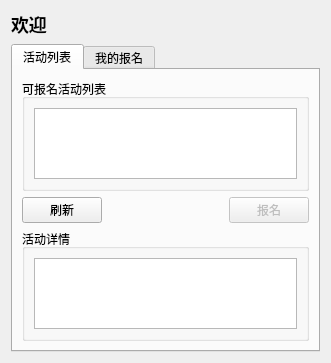
<?xml version="1.0" encoding="UTF-8"?>
<ui version="4.0">
 <class>StudentWidget</class>
 <widget class="QWidget" name="StudentWidget">
  <property name="geometry">
   <rect>
    <x>0</x>
    <y>0</y>
    <width>331</width>
    <height>297</height>
   </rect>
  </property>
  <property name="windowTitle">
   <string>校园活动管理系统 - 学生</string>
  </property>
  <layout class="QVBoxLayout" name="verticalLayout">
   <item>
    <widget class="QLabel" name="titleLabel">
     <property name="styleSheet">
      <string>font-size: 18px; font-weight: bold;</string>
     </property>
     <property name="text">
      <string>欢迎</string>
     </property>
    </widget>
   </item>
   <item>
    <widget class="QTabWidget" name="tabWidget">
     <property name="currentIndex">
      <number>0</number>
     </property>
     <widget class="QWidget" name="activityTab">
      <attribute name="title">
       <string>活动列表</string>
      </attribute>
      <layout class="QVBoxLayout" name="verticalLayout_2">
       <item>
        <widget class="QGroupBox" name="listGroup">
         <property name="title">
          <string>可报名活动列表</string>
         </property>
         <layout class="QVBoxLayout" name="verticalLayout_3">
          <item>
           <widget class="QTableView" name="activityTable">
            <property name="selectionMode">
             <enum>QAbstractItemView::SelectionMode::SingleSelection</enum>
            </property>
            <property name="selectionBehavior">
             <enum>QAbstractItemView::SelectionBehavior::SelectRows</enum>
            </property>
           </widget>
          </item>
         </layout>
        </widget>
       </item>
       <item>
        <layout class="QHBoxLayout" name="horizontalLayout">
         <item>
          <widget class="QPushButton" name="refreshButton">
           <property name="text">
            <string>刷新</string>
           </property>
          </widget>
         </item>
         <item>
          <spacer name="horizontalSpacer">
           <property name="orientation">
            <enum>Qt::Orientation::Horizontal</enum>
           </property>
           <property name="sizeHint" stdset="0">
            <size>
             <width>40</width>
             <height>20</height>
            </size>
           </property>
          </spacer>
         </item>
         <item>
          <widget class="QPushButton" name="enrollButton">
           <property name="enabled">
            <bool>false</bool>
           </property>
           <property name="text">
            <string>报名</string>
           </property>
          </widget>
         </item>
        </layout>
       </item>
       <item>
        <widget class="QGroupBox" name="detailsGroup">
         <property name="title">
          <string>活动详情</string>
         </property>
         <layout class="QVBoxLayout" name="verticalLayout_4">
          <item>
           <widget class="QTextEdit" name="detailsText">
            <property name="readOnly">
             <bool>true</bool>
            </property>
           </widget>
          </item>
         </layout>
        </widget>
       </item>
      </layout>
     </widget>
     <widget class="QWidget" name="myEnrollmentsTab">
      <attribute name="title">
       <string>我的报名</string>
      </attribute>
      <layout class="QVBoxLayout" name="verticalLayout_5">
       <item>
        <widget class="QGroupBox" name="myEnrollmentsGroup">
         <property name="title">
          <string>我的报名</string>
         </property>
         <layout class="QVBoxLayout" name="verticalLayout_6">
          <item>
           <widget class="QTableView" name="myEnrollmentsTable">
            <property name="selectionMode">
             <enum>QAbstractItemView::SelectionMode::SingleSelection</enum>
            </property>
            <property name="selectionBehavior">
             <enum>QAbstractItemView::SelectionBehavior::SelectRows</enum>
            </property>
           </widget>
          </item>
         </layout>
        </widget>
       </item>
       <item>
        <layout class="QHBoxLayout" name="horizontalLayout_2">
         <item>
          <widget class="QPushButton" name="logoutButton">
           <property name="text">
            <string>退出登录</string>
           </property>
          </widget>
         </item>
         <item>
          <spacer name="horizontalSpacer_2">
           <property name="orientation">
            <enum>Qt::Orientation::Horizontal</enum>
           </property>
           <property name="sizeHint" stdset="0">
            <size>
             <width>40</width>
             <height>20</height>
            </size>
           </property>
          </spacer>
         </item>
         <item>
          <widget class="QPushButton" name="cancelEnrollButton">
           <property name="enabled">
            <bool>false</bool>
           </property>
           <property name="text">
            <string>取消报名</string>
           </property>
          </widget>
         </item>
        </layout>
       </item>
      </layout>
     </widget>
    </widget>
   </item>
  </layout>
 </widget>
 <resources/>
 <connections/>
</ui>
